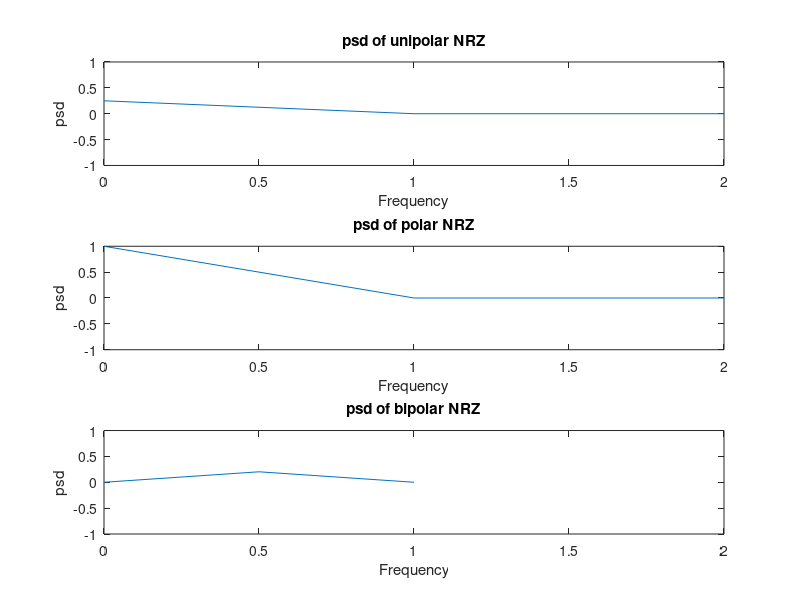

MATLAB code for this plot:
% 1. Unipolar NRZ (Non-Return-to-Zero) line coding
clear all;
close all;

td = 1:400;
s = [1 0 1 0];
d = s' * ones(1, 100);
d = d';
d = d(:);

plot(td, d);
axis([0 400 -1 2]);
xlabel('Time');
ylabel('Amplitude');
title('Unipolar NRZ format');

% 2. Bipolar NRZ (Alternate Mark Inversion (AMI)) line coding
clear all;
close all;

b = [0 1 1 0 0 0 0 0 1 1 1 1 0 1];
a = length(b);
count = 0;
i = 1;

while i < a
    if b(i) == 1
        count = count + 1;
        if rem(count, 2) == 0
            b(i) = -1;
        else
            b(i) = 1;
        end
    else
        b(i) = 0;
    end
    i = i + 1;
end

d = b' * ones(1, 100);
k = d';
p = k(:);
t = 1:1400;

plot(t, p);
axis([0 1400 -2 2]);
xlabel('Time');
ylabel('Amplitude');
title('AMI format');

% 3. Polar NRZ line coding
clear all;
close all;

b = [1 1 1 0 1 1 1 1 1 0 0 0 0 0];
amp = input('Enter the value amplitude (less than 5): ');

a = length(b);

for i = 1:a
    if b(i) == 1
        b(i) = amp / 2;
    else
        b(i) = -amp / 2;
    end
end

d = b' * ones(1, 100);
k = d';
p = k(:);
t = 1:1400;

plot(t, p);
axis([0 1400 -5 5]);
xlabel('Time');
ylabel('Amplitude');
title('Polar NRZ format');

% 4. Power Spectral Density (psd) of Unipolar NRZ Format
clear all;
close all;

f = 0:1:2;
A = 1;
Tb = 1;
n = f * Tb;
a = A * A * Tb;
b = sinc(n) .* sinc(n);
s = a / 4 .* b;

subplot(311);
plot(n, s);
axis([0 2 -1 1]);
xlabel('Frequency');
ylabel('psd');
title('psd of unipolar NRZ');

% Power Spectral Density (psd) of polar NRZ Format
s = a .* b;
subplot(312);
plot(n, s);
axis([0 2 -1 1]);
xlabel('Frequency');
ylabel('psd');
title('psd of polar NRZ');

% Power Spectral Density (psd) of Bipolar NRZ Format
A = 1;
Tb = 0.5;
n = f * Tb;
a = A * A * Tb;
c = pi * n;
b = sinc(n) .* sinc(n);
d = sin(c) .* sin(c);
s = a .* b .* d;

subplot(313);
plot(n, s);
axis([0 2 -1 1]);
xlabel('Frequency');
ylabel('psd');
title('psd of bipolar NRZ');
